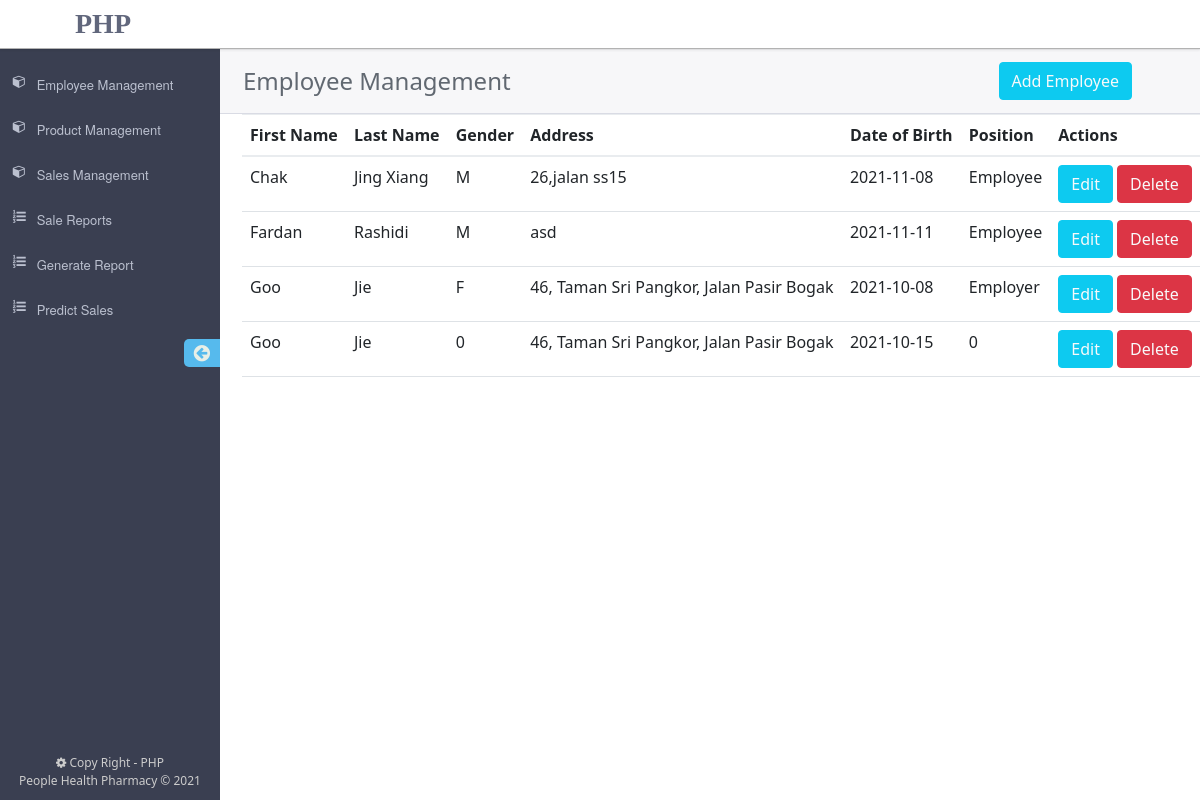
Page /employee.php on the committed database.
### tables this page shows
CREATE TABLE `employees` (
  `id` int(11) NOT NULL,
  `firstName` varchar(15) DEFAULT NULL,
  `lastName` varchar(30) DEFAULT NULL,
  `gender` char(1) DEFAULT NULL,
  `address` varchar(255) DEFAULT NULL,
  `dob` date DEFAULT NULL,
  `username` varchar(30) DEFAULT NULL,
  `pwd` varchar(16) DEFAULT NULL,
  `position` varchar(30) DEFAULT NULL
);

### library/library.php (called while the page is built, shortened)
<?php
function tep_query($query, $link = 'db_link')
{
    global $$link;
    $result = mysqli_query($$link, $query);
    return $result;
}
function tep_fetch_object($db_query)
{
    return mysqli_fetch_object($db_query);
}

### employee.php (the view, shortened to what this page needs)
<?php
$additionalReferences = '
<link rel="stylesheet" href="css/modal.css">
<link href="https://cdn.jsdelivr.net/npm/bootstrap@5.1.3/dist/css/bootstrap.min.css" rel="stylesheet">
';
include "header.php";
?>
<div id="content__header">
    <span class="title">
        Employee Management
    </span>
    <button class="btn btn-info" style="margin-right: 55px;"><a href="#add" class="text-light" data-toggle="modal"><span>Add Employee</span></a></button>
</div>
<div id="content">
    <table class="table">
        <thead>
            <tr>
                <th scope="col">First Name</th>
                <th scope="col">Last Name</th>
                <th scope="col">Gender</th>
                <th scope="col">Address</th>
                <th scope="col">Date of Birth</th>
                <th scope="col">Position</th>
                <th scope="col">Actions</th>
            </tr>
        </thead>
        <tbody>
            <?php
            $qryRow = tep_query("SELECT * FROM employees ORDER BY id DESC");
            while ($infoRow = tep_fetch_object($qryRow)) {
                $id = $infoRow->id;
                $firstName = $infoRow->firstName;
                $lastName = $infoRow->lastName;
                $gender = $infoRow->gender;
                $address = $infoRow->address;
                $dob = $infoRow->dob;
                $position = $infoRow->position;
                echo '
                <tr>
                <td scope="rol">' . $firstName . '</td>
                <td>' . $lastName . '</td>
                <td>' . $gender . '</td>
                <td>' . $address . '</td>
                <td>' . $dob . '</td>
                <td>' . $position . '</td>
                <td>
                <button class="btn btn-info">
                <a href="#modify" class="text-light get_edit" data-toggle="modal"
                data-id="' . $id . '"
                data-firstName="' . $firstName . '"
                data-lastName="' . $lastName . '"
                data-gender="' . $gender . '"
                data-address="' . $address . '"
                data-dob="' . $dob . '"
                data-position="' . $position . '"
                >
                <i class="material-icons" data-toggle="tooltip" title="Edit"></i>
                Edit
                </a>
                </button>
                <button class="btn btn-danger">
                <a href="#del" class="text-light get_del" data-toggle="modal"
                data-id="' . $id . '"
                >
                <i class="material-icons" data-toggle="tooltip" title="Delete"></i>
                Delete
                </a>
                </button>
                </td>
                </tr>
                ';
            }
            ?>
        </tbody>
    </table>
</div>
<?php include "footer.php"; ?>

### css/content.css (style rules this page uses)
#content { margin-left: 242px; }
#content__header { margin: 49px 0 0 220px; display: flex; align-items: center; justify-content: space-between; height: 65px; padding: 0 13px; background-color: #f7f7f9; border-bottom: 1px solid #d9dbe4; user-select: none; }
#content__header .title { margin-left: 10px; font-weight: 500; font-size: 24px; color: #616871; }

### rows in the picture
employees: firstName "Chak", lastName "Jing Xiang", gender "M", address "26,jalan ss15", dob "2021-11-08", position "Employee"
employees: firstName "Fardan", lastName "Rashidi", gender "M", address "asd", dob "2021-11-11", position "Employee"
employees: firstName "Goo", lastName "Jie", gender "F", address "46, Taman Sri Pangkor, Jalan Pasir Bogak", dob "2021-10-08", position "Employer"
employees: firstName "Goo", lastName "Jie", gender "0", address "46, Taman Sri Pangkor, Jalan Pasir Bogak", dob "2021-10-15", position "0"
